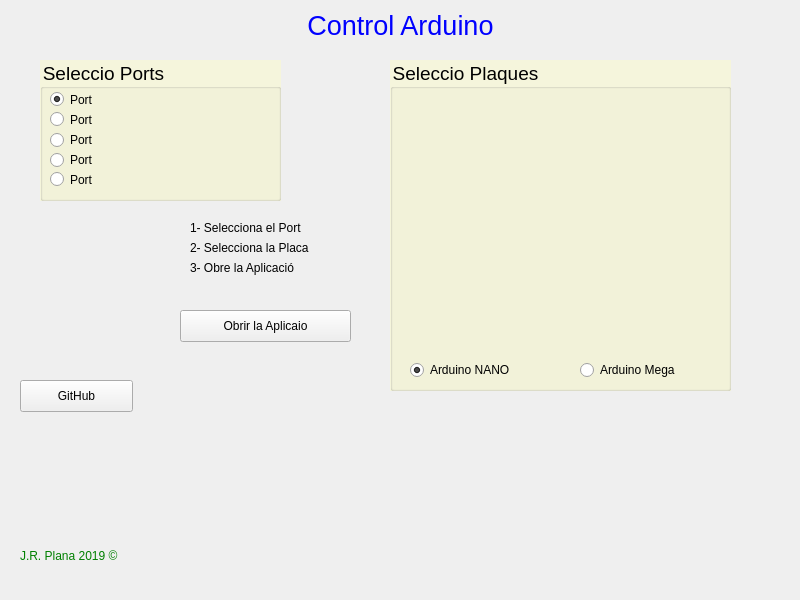
<?xml version="1.0" encoding="UTF-8"?>
<ui version="4.0">
 <class>principal</class>
 <widget class="QMainWindow" name="principal">
  <property name="geometry">
   <rect>
    <x>0</x>
    <y>0</y>
    <width>800</width>
    <height>600</height>
   </rect>
  </property>
  <property name="minimumSize">
   <size>
    <width>800</width>
    <height>600</height>
   </size>
  </property>
  <property name="maximumSize">
   <size>
    <width>1000</width>
    <height>600</height>
   </size>
  </property>
  <property name="windowTitle">
   <string>Arduino Python</string>
  </property>
  <property name="styleSheet">
   <string notr="true">QGroupBox {
background-color: beige;
}</string>
  </property>
  <widget class="QWidget" name="centralwidget">
   <property name="minimumSize">
    <size>
     <width>800</width>
     <height>600</height>
    </size>
   </property>
   <property name="maximumSize">
    <size>
     <width>800</width>
     <height>600</height>
    </size>
   </property>
   <widget class="QLabel" name="label">
    <property name="geometry">
     <rect>
      <x>10</x>
      <y>10</y>
      <width>781</width>
      <height>31</height>
     </rect>
    </property>
    <property name="font">
     <font>
      <pointsize>20</pointsize>
     </font>
    </property>
    <property name="styleSheet">
     <string notr="true">QLabel {
color: blue;
}</string>
    </property>
    <property name="text">
     <string>Control Arduino</string>
    </property>
    <property name="alignment">
     <set>Qt::AlignCenter</set>
    </property>
   </widget>
   <widget class="QGroupBox" name="groupPorts">
    <property name="geometry">
     <rect>
      <x>40</x>
      <y>60</y>
      <width>241</width>
      <height>141</height>
     </rect>
    </property>
    <property name="font">
     <font>
      <pointsize>14</pointsize>
     </font>
    </property>
    <property name="styleSheet">
     <string notr="true"/>
    </property>
    <property name="title">
     <string>Seleccio Ports</string>
    </property>
    <widget class="QRadioButton" name="rPort_0">
     <property name="geometry">
      <rect>
       <x>10</x>
       <y>29</y>
       <width>221</width>
       <height>21</height>
      </rect>
     </property>
     <property name="text">
      <string>Port</string>
     </property>
     <property name="checked">
      <bool>true</bool>
     </property>
    </widget>
    <widget class="QRadioButton" name="rPort_1">
     <property name="geometry">
      <rect>
       <x>10</x>
       <y>49</y>
       <width>221</width>
       <height>21</height>
      </rect>
     </property>
     <property name="text">
      <string>Port</string>
     </property>
    </widget>
    <widget class="QRadioButton" name="rPort_2">
     <property name="geometry">
      <rect>
       <x>10</x>
       <y>70</y>
       <width>221</width>
       <height>20</height>
      </rect>
     </property>
     <property name="text">
      <string>Port</string>
     </property>
    </widget>
    <widget class="QRadioButton" name="rPort_3">
     <property name="geometry">
      <rect>
       <x>10</x>
       <y>90</y>
       <width>221</width>
       <height>20</height>
      </rect>
     </property>
     <property name="text">
      <string>Port</string>
     </property>
    </widget>
    <widget class="QRadioButton" name="rPort_4">
     <property name="geometry">
      <rect>
       <x>10</x>
       <y>109</y>
       <width>221</width>
       <height>21</height>
      </rect>
     </property>
     <property name="text">
      <string>Port</string>
     </property>
    </widget>
   </widget>
   <widget class="QGroupBox" name="groupPlacas">
    <property name="geometry">
     <rect>
      <x>390</x>
      <y>60</y>
      <width>341</width>
      <height>331</height>
     </rect>
    </property>
    <property name="font">
     <font>
      <pointsize>14</pointsize>
     </font>
    </property>
    <property name="title">
     <string>Seleccio Plaques</string>
    </property>
    <widget class="QLabel" name="label_2">
     <property name="geometry">
      <rect>
       <x>180</x>
       <y>40</y>
       <width>141</width>
       <height>251</height>
      </rect>
     </property>
     <property name="text">
      <string/>
     </property>
     <property name="pixmap">
      <pixmap>../imatges/Mega.png</pixmap>
     </property>
     <property name="scaledContents">
      <bool>true</bool>
     </property>
    </widget>
    <widget class="QLabel" name="label_3">
     <property name="geometry">
      <rect>
       <x>20</x>
       <y>40</y>
       <width>111</width>
       <height>251</height>
      </rect>
     </property>
     <property name="text">
      <string/>
     </property>
     <property name="pixmap">
      <pixmap>../imatges/Nano.png</pixmap>
     </property>
     <property name="scaledContents">
      <bool>true</bool>
     </property>
    </widget>
    <widget class="QRadioButton" name="rPlacaNano">
     <property name="geometry">
      <rect>
       <x>20</x>
       <y>300</y>
       <width>111</width>
       <height>20</height>
      </rect>
     </property>
     <property name="text">
      <string>Arduino NANO</string>
     </property>
     <property name="checked">
      <bool>true</bool>
     </property>
    </widget>
    <widget class="QRadioButton" name="rPlacaMega">
     <property name="geometry">
      <rect>
       <x>190</x>
       <y>300</y>
       <width>111</width>
       <height>20</height>
      </rect>
     </property>
     <property name="text">
      <string>Arduino Mega</string>
     </property>
    </widget>
   </widget>
   <widget class="QLabel" name="label_4">
    <property name="geometry">
     <rect>
      <x>40</x>
      <y>290</y>
      <width>81</width>
      <height>81</height>
     </rect>
    </property>
    <property name="text">
     <string/>
    </property>
    <property name="pixmap">
     <pixmap>../imatges/Logo.png</pixmap>
    </property>
    <property name="scaledContents">
     <bool>true</bool>
    </property>
   </widget>
   <widget class="QLabel" name="label_6">
    <property name="geometry">
     <rect>
      <x>360</x>
      <y>400</y>
      <width>161</width>
      <height>141</height>
     </rect>
    </property>
    <property name="text">
     <string/>
    </property>
    <property name="pixmap">
     <pixmap>../imatges/python.png</pixmap>
    </property>
    <property name="scaledContents">
     <bool>true</bool>
    </property>
   </widget>
   <widget class="QLabel" name="label_7">
    <property name="geometry">
     <rect>
      <x>600</x>
      <y>410</y>
      <width>161</width>
      <height>141</height>
     </rect>
    </property>
    <property name="text">
     <string/>
    </property>
    <property name="pixmap">
     <pixmap>../imatges/Firmata.png</pixmap>
    </property>
    <property name="scaledContents">
     <bool>true</bool>
    </property>
   </widget>
   <widget class="QLabel" name="label_8">
    <property name="geometry">
     <rect>
      <x>20</x>
      <y>490</y>
      <width>111</width>
      <height>41</height>
     </rect>
    </property>
    <property name="text">
     <string/>
    </property>
    <property name="pixmap">
     <pixmap>../imatges/cc.png</pixmap>
    </property>
    <property name="scaledContents">
     <bool>true</bool>
    </property>
   </widget>
   <widget class="QLabel" name="label_9">
    <property name="geometry">
     <rect>
      <x>20</x>
      <y>540</y>
      <width>121</width>
      <height>31</height>
     </rect>
    </property>
    <property name="styleSheet">
     <string notr="true">QLabel {
color: green;
}</string>
    </property>
    <property name="text">
     <string>J.R. Plana 2019 ©</string>
    </property>
   </widget>
   <widget class="QLabel" name="label_10">
    <property name="geometry">
     <rect>
      <x>150</x>
      <y>400</y>
      <width>161</width>
      <height>121</height>
     </rect>
    </property>
    <property name="text">
     <string/>
    </property>
    <property name="pixmap">
     <pixmap>../imatges/LogoArduino.png</pixmap>
    </property>
    <property name="scaledContents">
     <bool>true</bool>
    </property>
   </widget>
   <widget class="QPushButton" name="botoAplicacio">
    <property name="geometry">
     <rect>
      <x>180</x>
      <y>310</y>
      <width>171</width>
      <height>32</height>
     </rect>
    </property>
    <property name="text">
     <string>Obrir la Aplicaio</string>
    </property>
   </widget>
   <widget class="QLabel" name="label_5">
    <property name="geometry">
     <rect>
      <x>190</x>
      <y>220</y>
      <width>171</width>
      <height>16</height>
     </rect>
    </property>
    <property name="text">
     <string>1- Selecciona el Port</string>
    </property>
   </widget>
   <widget class="QLabel" name="label_11">
    <property name="geometry">
     <rect>
      <x>190</x>
      <y>240</y>
      <width>171</width>
      <height>16</height>
     </rect>
    </property>
    <property name="text">
     <string>2- Selecciona la Placa</string>
    </property>
   </widget>
   <widget class="QLabel" name="label_12">
    <property name="geometry">
     <rect>
      <x>190</x>
      <y>260</y>
      <width>171</width>
      <height>16</height>
     </rect>
    </property>
    <property name="text">
     <string>3- Obre la Aplicació</string>
    </property>
   </widget>
   <widget class="QLabel" name="label_13">
    <property name="geometry">
     <rect>
      <x>250</x>
      <y>280</y>
      <width>31</width>
      <height>31</height>
     </rect>
    </property>
    <property name="text">
     <string/>
    </property>
    <property name="pixmap">
     <pixmap>../imatges/Fletxa.png</pixmap>
    </property>
    <property name="scaledContents">
     <bool>true</bool>
    </property>
   </widget>
   <widget class="QPushButton" name="botoGit">
    <property name="geometry">
     <rect>
      <x>20</x>
      <y>380</y>
      <width>113</width>
      <height>32</height>
     </rect>
    </property>
    <property name="text">
     <string>GitHub</string>
    </property>
   </widget>
  </widget>
 </widget>
 <tabstops>
  <tabstop>rPort_0</tabstop>
  <tabstop>rPort_1</tabstop>
  <tabstop>rPort_2</tabstop>
  <tabstop>rPort_3</tabstop>
  <tabstop>rPort_4</tabstop>
 </tabstops>
 <resources/>
 <connections/>
</ui>
